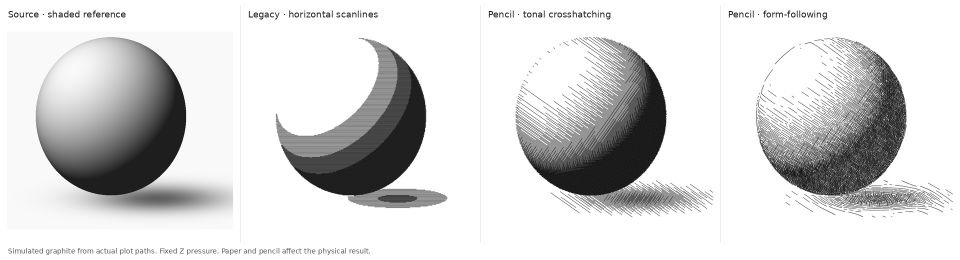
#> input picture docs/images/pencil_comparison.png, 1920 x 520 px (shown at 1/2 size)
$ python render_pencil_demo.py --input ../docs/images/pencil_comparison.png
#> lines starting #> are read from the running program, lines starting #| are printed output that depends on the picture
### ender_plotter_slicer/raster_importer.py
from __future__ import annotations

from collections.abc import Callable
from dataclasses import dataclass, fields, replace
from math import ceil, hypot, isfinite
from pathlib import Path

import numpy as np
from PIL import Image, ImageFilter, ImageOps, UnidentifiedImageError

from .geometry import Point, Polyline


class RasterImportError(RuntimeError):
    pass


class RasterImportCancelled(RasterImportError):
    pass


@dataclass(slots=True)
class RasterImportSettings:
    width_mm: float = 120.0
    max_height_mm: float = 180.0
    horizontal_resolution_mm: float = 0.20
    line_spacing_mm: float = 0.42
    darkness_threshold: float = 0.04
    tone_layers: int = 4
    contrast: float = 1.08
    gamma: float = 1.0
    invert: bool = False
    min_segment_mm: float = 0.45
    merge_gap_mm: float = 0.0
    style: str = "crosshatch"
    hatch_angle_deg: float = 35.0
    pencil_width_mm: float = 0.30
    stroke_opacity: float = 0.65
    auto_contrast: bool = True
    smoothing_mm: float = 0.12
    flow_smoothing_mm: float = 0.8
    stroke_length_mm: float = 18.0
    seed: int = 42


# [17 lines left out: function raster_presets, not called in this run]


@dataclass(slots=True)
class RasterImportResult:
    source_path: str
    source_name: str
    polylines: list[Polyline]
    width_mm: float
    height_mm: float
    sampled_columns: int
    sampled_rows: int
    notes: str


def _clip01(value: float) -> float:
    return max(0.0, min(1.0, value))


def _pixel_darkness(pixel_value: int, settings: RasterImportSettings) -> float:
    # pixel_value: 0 = black, 255 = white.
    brightness = pixel_value / 255.0
    brightness = _clip01((brightness - 0.5) * settings.contrast + 0.5)
    darkness = 1.0 - brightness
    if settings.gamma > 0.001 and settings.gamma != 1.0:
        darkness = darkness ** settings.gamma
    if settings.invert:
        darkness = 1.0 - darkness
    return _clip01(darkness)


def _target_size_mm(image_width: int, image_height: int, settings: RasterImportSettings) -> tuple[float, float]:
    if image_width <= 0 or image_height <= 0:
        raise RasterImportError("Invalid image dimensions.")
    width_mm = max(1.0, settings.width_mm)
    height_mm = width_mm * (image_height / image_width)
    max_height = max(1.0, settings.max_height_mm)
    if height_mm > max_height:
        scale = max_height / height_mm
        width_mm *= scale
        height_mm = max_height
    return width_mm, height_mm


def _make_runs(dark_values: list[float], threshold: float, gap_columns: int) -> list[tuple[int, int]]:
    flags = [value >= threshold for value in dark_values]
    if gap_columns > 0:
        dark_indices = [idx for idx, flag in enumerate(flags) if flag]
        for left, right in zip(dark_indices[:-1], dark_indices[1:], strict=True):
            gap = right - left - 1
            if 0 < gap <= gap_columns:
                for idx in range(left + 1, right):
                    flags[idx] = True

    runs: list[tuple[int, int]] = []
    start: int | None = None
    for idx, is_dark in enumerate(flags):
        if is_dark and start is None:
            start = idx
        elif not is_dark and start is not None:
            runs.append((start, idx - 1))
            start = None
    if start is not None:
        runs.append((start, len(flags) - 1))
    return runs


def load_raster_image(path: str | Path) -> Image.Image:
    """Orient the source and composite transparency onto white paper."""
    path = Path(path)
    try:
        with Image.open(path) as raw_image:
#> raw_image is the input picture: PIL image 1920x520 L; min 0, max 255, mean 215.4
            image = ImageOps.exif_transpose(raw_image)
            if "A" in image.getbands() or "transparency" in image.info:
                rgba = image.convert("RGBA")
                return Image.alpha_composite(Image.new("RGBA", rgba.size, "white"), rgba).convert("RGB")
            return image.convert("RGB")
    except (UnidentifiedImageError, Image.DecompressionBombError) as exc:
        raise RasterImportError(f"Unsupported or damaged image file: {path.name}") from exc
    except (OSError, ValueError) as exc:
        raise RasterImportError(f"Could not read image '{path.name}': {exc}") from exc


def _validate_settings(settings: RasterImportSettings) -> None:
    if settings.style not in {"scanline", "crosshatch", "flow"}:
        raise RasterImportError(f"Unknown drawing style: {settings.style}")
    for item in fields(settings):
        value = getattr(settings, item.name)
        if isinstance(value, (float, int)) and not isfinite(value):
            raise RasterImportError(f"{item.name} must be finite.")
    for name in ("width_mm", "max_height_mm", "contrast", "gamma", "pencil_width_mm", "stroke_length_mm"):
        if getattr(settings, name) <= 0:
            raise RasterImportError(f"{name} must be positive.")
    for name in ("min_segment_mm", "merge_gap_mm", "smoothing_mm", "flow_smoothing_mm"):
        if getattr(settings, name) < 0:
            raise RasterImportError(f"{name} must be non-negative.")
    if settings.horizontal_resolution_mm < 0.05 or settings.line_spacing_mm < 0.05:
        raise RasterImportError("Sample distance and line spacing must be at least 0.05 mm.")
    if not 0 <= settings.darkness_threshold <= 1 or not 0 < settings.stroke_opacity <= 1:
        raise RasterImportError("Threshold must be between 0 and 1; stroke opacity must be between 0 (exclusive) and 1.")
    if not isinstance(settings.tone_layers, int) or not 1 <= settings.tone_layers <= 8:
        raise RasterImportError("Tone layers must be an integer between 1 and 8.")
    if not isinstance(settings.seed, int) or not 0 <= settings.seed < 2**32:
        raise RasterImportError("Seed must be an integer between 0 and 4294967295.")


def import_raster_file(
    path: str | Path, settings: RasterImportSettings,
    progress: Callable[[int, str], None] | None = None, cancel: Callable[[], bool] | None = None,
) -> RasterImportResult:
    from .pencil_hatching import hatch_image

    _validate_settings(settings)

    def check_cancel():
        if cancel and cancel():
            raise RasterImportCancelled("Image conversion cancelled.")

    check_cancel()
    if progress:
        progress(0, "Reading image")
    path = Path(path)
    image = load_raster_image(path).convert("L")
    width_mm, height_mm = _target_size_mm(image.width, image.height, settings)
#> width_mm = 120; height_mm = 32.5
    x_step = max(0.05, settings.horizontal_resolution_mm)
    y_step = settings.line_spacing_mm if settings.style == "scanline" else x_step
    columns = max(2, ceil(width_mm / x_step) + 1)
#> columns = 344
    rows = max(2, ceil(height_mm / y_step) + 1)
#> rows = 74

    if columns > 5000 or rows > 5000 or columns * rows > 4_000_000:
        raise RasterImportError(
            "Raster import would create too many samples. Increase horizontal resolution or line spacing."
        )

    if settings.style == "crosshatch" and hypot(width_mm, height_mm) ** 2 * settings.tone_layers / (
        settings.line_spacing_mm * x_step
    ) > 30_000_000:
        raise RasterImportError("Too many hatch samples. Increase sample distance / spacing or reduce size / layers.")
    sampled = image.resize((columns, rows), Image.Resampling.LANCZOS)
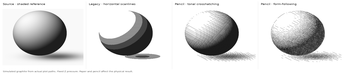
#> sampled: PIL image 344x74 L; min 8, max 255, mean 215.1
    if settings.auto_contrast:
        sampled = ImageOps.autocontrast(sampled, cutoff=0.5)
    if settings.smoothing_mm > 0:
        sampled = sampled.filter(ImageFilter.GaussianBlur(settings.smoothing_mm * (columns - 1) / width_mm))
    check_cancel()
    if settings.style != "scanline":
        brightness = np.asarray(sampled, dtype=np.float32) / 255.0
        brightness = np.clip((brightness - 0.5) * settings.contrast + 0.5, 0, 1)
        tone = (1.0 - brightness) ** settings.gamma
        if settings.invert:
            tone = 1.0 - tone
        polylines = hatch_image(tone, width_mm, height_mm, settings, progress, check_cancel)
        for polyline in polylines:
            polyline.allow_join = False
        check_cancel()
        if progress:
            progress(100, "Drawing ready")
        return RasterImportResult(
            str(path), path.name, polylines, width_mm, height_mm, columns, rows,
            f"{settings.style}: {len(polylines):,} strokes; {width_mm:.1f} × {height_mm:.1f} mm; "
            f"{columns} × {rows} samples; {settings.tone_layers} tone layers.",
        )
    pixels = sampled.tobytes()

    cell_w = width_mm / columns
#> cell_w = 0.349
    cell_h = height_mm / rows
#> cell_h = 0.439
    tone_layers = max(1, min(8, int(settings.tone_layers)))
    min_threshold = _clip01(settings.darkness_threshold)
    gap_columns = max(0, round(settings.merge_gap_mm / cell_w))
#> gap_columns = 1
    min_segment_mm = max(0.0, settings.min_segment_mm)

    polylines: list[Polyline] = []
    for row in range(rows):
        check_cancel()
        if progress and row % 20 == 0:
            progress(10 + int(85 * row / rows), "Converting legacy scanlines")
        offset = row * columns
        dark_values = [_pixel_darkness(value, settings) for value in pixels[offset : offset + columns]]
        base_y = row * cell_h

        for layer in range(tone_layers):
            if tone_layers == 1:
                threshold = min_threshold
                y = base_y + cell_h * 0.5
            else:
                threshold = min_threshold + (1.0 - min_threshold) * (layer / tone_layers)
                y = base_y + cell_h * ((layer + 0.5) / tone_layers)
            threshold = _clip01(threshold)

            for start_col, end_col in _make_runs(dark_values, threshold, gap_columns):
                x0 = start_col * cell_w
                x1 = (end_col + 1) * cell_w
                if x1 - x0 < min_segment_mm:
                    continue
                polylines.append(Polyline([Point(x0, y), Point(x1, y)], closed=False, allow_join=False))
        if len(polylines) > 100_000:
            raise RasterImportError("Too many strokes. Increase spacing or reduce size / layers.")
#| Raster image converted to 521 brightness scanline segments. Sampled 344x74; tone layers=3; threshold=0.35.

    notes = (
        f"Raster image converted to {len(polylines)} brightness scanline segments. "
        f"Sampled {columns}x{rows}; tone layers={tone_layers}; threshold={min_threshold:.2f}."
    )
    check_cancel()
    if progress:
        progress(100, "Drawing ready")
    return RasterImportResult(
        source_path=str(path),
        source_name=path.name,
        polylines=polylines,
        width_mm=width_mm,
        height_mm=height_mm,
        sampled_columns=columns,
        sampled_rows=rows,
        notes=notes,
    )

### ender_plotter_slicer/raster_preview.py
"""Render the actual plot paths at a physical pencil width, without Qt."""
from __future__ import annotations

from PIL import Image, ImageDraw

from .geometry import Polyline


def render_pencil_preview(
    polylines: list[Polyline], width_mm: float, height_mm: float,
    pencil_width_mm: float = 0.30, stroke_opacity: float = 0.65,
    max_pixels: int = 1200, cancel=None,
) -> Image.Image:
#> called with width_mm = 120, height_mm = 32.5, pencil_width_mm = 0.3, stroke_opacity = 0.65, max_pixels = 1200
    scale = max_pixels / max(width_mm, height_mm)
    supersampling = 3
    size = (max(1, round(width_mm * scale)), max(1, round(height_mm * scale)))
    image = Image.new("RGB", (size[0] * supersampling, size[1] * supersampling), "white")
#> image: PIL image 3600x975 RGB; every value is 255
    draw = ImageDraw.Draw(image, "RGBA")
    factor = scale * supersampling
    stroke_width = max(1, round(pencil_width_mm * factor))
    color = (0, 0, 0, round(255 * stroke_opacity))
    for index, line in enumerate(polylines):
        if cancel and index % 128 == 0 and cancel():
            from .raster_importer import RasterImportCancelled
            raise RasterImportCancelled("Preview cancelled.")
        points = [(p.x * factor, p.y * factor) for p in line.points]
        if line.closed and points:
            points.append(points[0])
        if len(points) >= 2:
            draw.line(points, fill=color, width=stroke_width, joint="curve")
    return image.resize(size, Image.Resampling.LANCZOS)
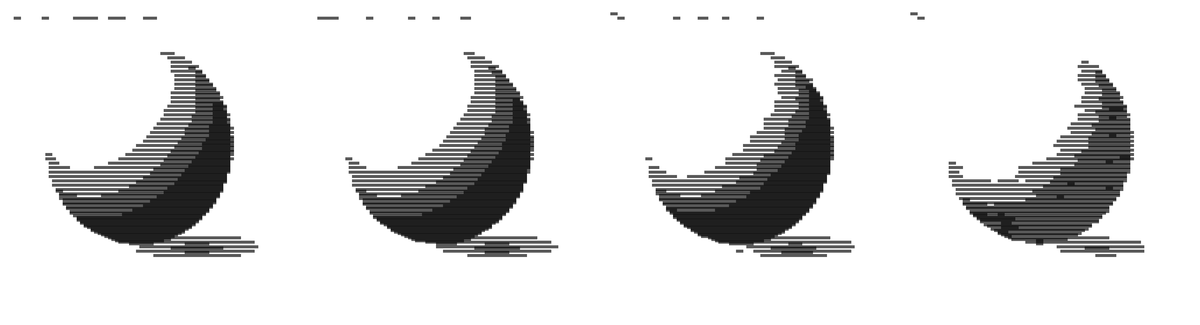
#> returned value: PIL image 1200x325 RGB; min 8, max 255, mean 221.4

### ender_plotter_slicer/pencil_hatching.py
"""Continuous-tone pencil paths. No Qt, edge-only tracing, or Z-pressure modulation."""
from __future__ import annotations

from math import atan2, ceil, cos, hypot, log1p, pi, sin
from typing import TYPE_CHECKING

import numpy as np

from .geometry import Point, Polyline

if TYPE_CHECKING:
    from .raster_importer import RasterImportSettings


def _sample(field, x, y, width, height):
    fx = np.clip(np.asarray(x) * (field.shape[1] - 1) / width, 0, field.shape[1] - 1)
    fy = np.clip(np.asarray(y) * (field.shape[0] - 1) / height, 0, field.shape[0] - 1)
    ix = np.minimum(fx.astype(int), field.shape[1] - 2)
    iy = np.minimum(fy.astype(int), field.shape[0] - 2)
    tx, ty = fx - ix, fy - iy
    return ((field[iy, ix] * (1 - tx) + field[iy, ix + 1] * tx) * (1 - ty)
            + (field[iy + 1, ix] * (1 - tx) + field[iy + 1, ix + 1] * tx) * ty)


def _scalar(field, x, y, width, height):
    # Avoid NumPy temporaries inside the streamline integrator.
    fx = min(field.shape[1] - 1., max(0., x * (field.shape[1] - 1) / width))
    fy = min(field.shape[0] - 1., max(0., y * (field.shape[0] - 1) / height))
    ix, iy = min(int(fx), field.shape[1] - 2), min(int(fy), field.shape[0] - 2)
    tx, ty = fx - ix, fy - iy
    return float((field[iy, ix] * (1 - tx) + field[iy, ix + 1] * tx) * (1 - ty)
                 + (field[iy + 1, ix] * (1 - tx) + field[iy + 1, ix + 1] * tx) * ty)


def _check_paths(paths):
    from .raster_importer import RasterImportError
    if len(paths) > 100_000:
        raise RasterImportError("Too many strokes. Increase line spacing or reduce image size / tone layers.")


def _line_interval(offset, dx, dy, width, height):
    # p(t) = offset * normal + t * direction; intersect with the paper rectangle.
    x0, y0 = -dy * offset, dx * offset
    lo, hi = -float("inf"), float("inf")
    for start, direction, limit in ((x0, dx, width), (y0, dy, height)):
        if abs(direction) < 1e-10:
            if not 0 <= start <= limit:
                return None
        else:
            a, b = -start / direction, (limit - start) / direction
            lo, hi = max(lo, min(a, b)), min(hi, max(a, b))
    return (lo, hi) if hi > lo else None


def _crosshatch(exposure, width, height, settings, progress, check_cancel):
    offsets = (0, 90, 45, 135, 22.5, 112.5, 67.5, 157.5)
    paths = []
    for layer in range(settings.tone_layers):
        coverage = np.clip(exposure - layer, 0, 1)
        if not np.any(coverage > 0):
            break
        angle = (settings.hatch_angle_deg + offsets[layer]) * pi / 180
        dx, dy = cos(angle), sin(angle)
        projections = (0, -dy * width, dx * height, -dy * width + dx * height)
        low, high = min(projections), max(projections)
        count = max(1, ceil((high - low) / settings.line_spacing_mm))
        for row in range(count):
            if row % 16 == 0:
                check_cancel()
                if progress:
                    progress(10 + int(85 * (layer + row / count) / settings.tone_layers), "Building tonal crosshatching")
            offset = low + (row + 0.5) * settings.line_spacing_mm
            interval = _line_interval(offset, dx, dy, width, height)
            if interval is None:
                continue
            lo, hi = interval
            steps = max(2, ceil((hi - lo) / settings.horizontal_resolution_mm) + 1)
            t = np.linspace(lo, hi, steps)
            values = _sample(coverage, -dy * offset + t * dx, dx * offset + t * dy, width, height)
            # Low-discrepancy ranks select entire strokes at continuously varying
            # density. Per-pixel random dithering would fragment them into dots.
            rank = 0.005 + 0.99 * ((0.5 + row * 0.618033988749895 + layer * 0.38196601125) % 1)
            active = values > rank
            changes = np.diff(np.r_[False, active, False].astype(np.int8))
            for start, end in zip(np.flatnonzero(changes == 1), np.flatnonzero(changes == -1), strict=True):
                a, b = t[start], t[end - 1]
                if start > 0:
                    a = np.interp(rank, [values[start - 1], values[start]], [t[start - 1], t[start]])
                if end < steps:
                    b = np.interp(rank, [values[end], values[end - 1]], [t[end], t[end - 1]])
                if b - a < settings.min_segment_mm:
                    continue
                points = [Point(min(width, max(0., -dy * offset + v * dx)),
                                min(height, max(0., dx * offset + v * dy))) for v in (a, b)]
                paths.append(Polyline(points if row % 2 == 0 else points[::-1]))
            _check_paths(paths)
    return paths


def _box_blur(array, radius):
    result = array
    for axis in (0, 1):
        padding = [(0, 0), (0, 0)]
        padding[axis] = (radius + 1, radius)
        summed = np.cumsum(np.pad(result, padding, mode="edge"), axis=axis, dtype=np.float64)
        size = 2 * radius + 1
        result = ((summed[size:] - summed[:-size]) / size if axis == 0
                  else (summed[:, size:] - summed[:, :-size]) / size)
    return result.astype(np.float32)


def _flow_field(tone, width, height, settings):
    gy, gx = np.gradient(tone, height / (tone.shape[0] - 1), width / (tone.shape[1] - 1))
    radius = min(128, max(1, round(settings.flow_smoothing_mm * (tone.shape[1] - 1) / width)))
    xx, yy, xy = (_box_blur(a, radius) for a in (gx * gx, gy * gy, gx * gy))
    strength = np.hypot(xx - yy, 2 * xy)
    coherence = strength / (xx + yy + 1e-8)
    base = 2 * settings.hatch_angle_deg * pi / 180
    weight = np.clip(coherence * 1.4, 0, 1) * np.clip(strength / 0.006, 0, 1)
    # Doubled angles avoid a seam at equivalent directions 0/pi. Coherence
    # blends a preferred direction into flat regions instead of tracing noise.
    return (-weight * (xx - yy) / (strength + 1e-8) + (1 - weight) * cos(base),
            -weight * 2 * xy / (strength + 1e-8) + (1 - weight) * sin(base))


class _StrokeGrid:
    def __init__(self, spacing):
        self.cell = spacing * 2
        self.buckets: dict[tuple[int, int], list[tuple[float, float]]] = {}

    def near(self, x, y, distance):
        ix, iy = int(x // self.cell), int(y // self.cell)
        reach = ceil(distance / self.cell)
        squared = distance * distance
        for cy in range(iy - reach, iy + reach + 1):
            for cx in range(ix - reach, ix + reach + 1):
                for px, py in self.buckets.get((cx, cy), ()):
                    if (px - x) ** 2 + (py - y) ** 2 < squared:
                        return True
        return False

    def add(self, points):
        for x, y in points:
            self.buckets.setdefault((int(x // self.cell), int(y // self.cell)), []).append((x, y))


def _compress_curve(points, tolerance=0.025):
    if len(points) < 3:
        return points
    first, last = np.array(points[0]), np.array(points[-1])
    data, delta = np.array(points), last - first
    length = hypot(*delta)
    distances = (np.hypot(*(data - first).T) if length < 1e-10 else
                 np.abs(delta[0] * (data[:, 1] - first[1]) - delta[1] * (data[:, 0] - first[0])) / length)
    index = int(np.argmax(distances))
    if distances[index] <= tolerance:
        return [points[0], points[-1]]
    return _compress_curve(points[:index + 1], tolerance)[:-1] + _compress_curve(points[index:], tolerance)


def _flow_hatch(tone, exposure, width, height, settings, progress, check_cancel):
    from .raster_importer import RasterImportError

    ux, uy = _flow_field(tone, width, height, settings)
    spacing = settings.line_spacing_mm
    step = min(settings.horizontal_resolution_mm, spacing * 0.5)
    columns, rows = ceil(width / spacing), ceil(height / spacing)
    if columns * rows > 350_000:
        raise RasterImportError("Too many flow seeds. Increase line spacing or reduce image size.")
    rng = np.random.default_rng(settings.seed)
    paths, total_steps = [], 0
    for layer in range(settings.tone_layers):
        coverage = np.clip(exposure - layer, 0, 1)
        if not np.any(coverage > 0):
            break
        grid = _StrokeGrid(spacing)
        seeds = rng.permutation(columns * rows)
        rotation = (0, pi / 2, pi / 4, 3 * pi / 4)[layer % 4]

        def value(x, y, coverage=coverage):
            return _scalar(coverage, x, y, width, height)

#> (the run stopped early here; a loop or call above may not have finished)
